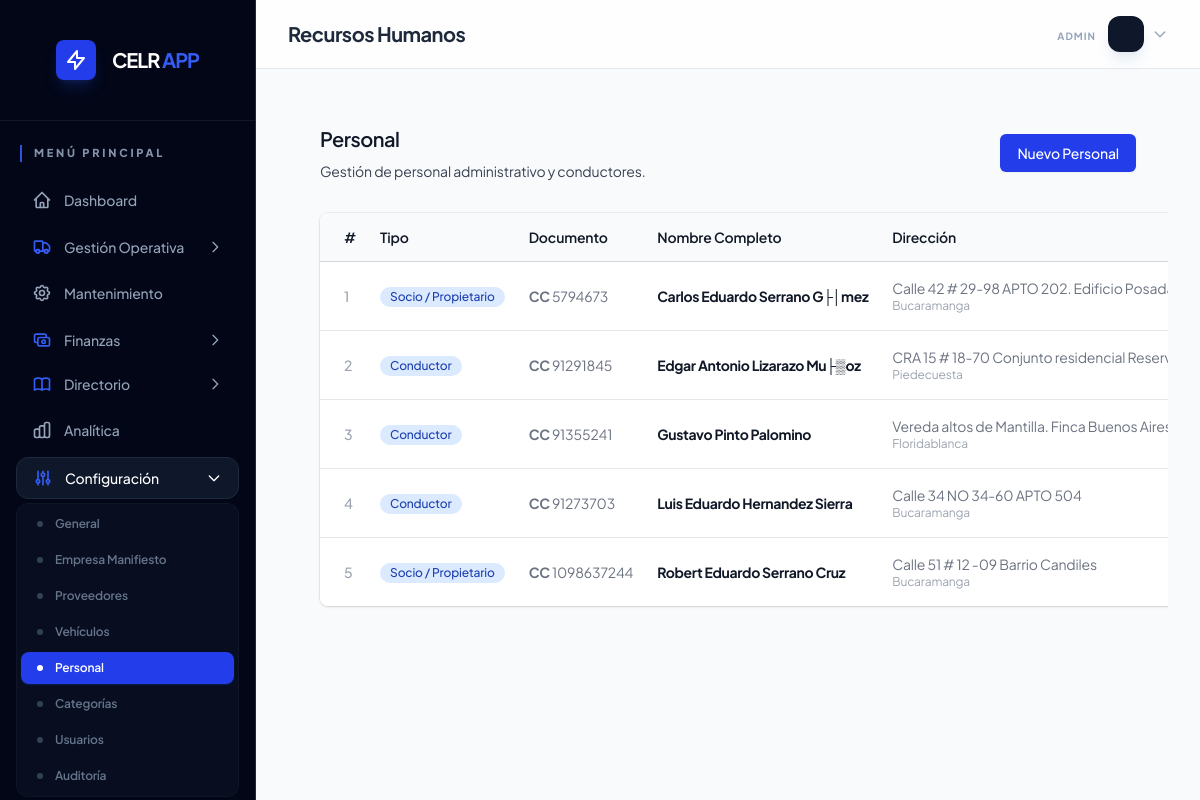
/personnel.php (signed in), run on the app's committed database.
### tables this page shows
CREATE TABLE `personnel` (
  `id` int(11) NOT NULL AUTO_INCREMENT,
  `firstname` varchar(255) DEFAULT NULL,
  `lastname` varchar(255) DEFAULT NULL,
  `document_number` varchar(50) DEFAULT NULL,
  `phone` varchar(50) DEFAULT NULL,
  `license_number` varchar(50) DEFAULT NULL,
  `active` tinyint(1) DEFAULT 1,
  `address` varchar(255) DEFAULT NULL,
  `country` varchar(100) DEFAULT 'Colombia',
  `city_residence` varchar(100) DEFAULT NULL,
  `dob` date DEFAULT NULL,
  `bank_account` varchar(100) DEFAULT NULL,
  `type` enum('Administrativo','Conductor','Socio / Propietario') DEFAULT 'Conductor',
  `document_type` enum('CC','CE','NIT','Pasaporte') DEFAULT 'CC',
  `city` varchar(100) DEFAULT NULL,
  `department` varchar(100) DEFAULT NULL,
  `gender` enum('Masculino','Femenino') DEFAULT 'Masculino',
  `license_category` varchar(10) DEFAULT NULL,
  `date_entry` date DEFAULT NULL,
  `date_exit` date DEFAULT NULL,
  `salary_basic` decimal(15,2) DEFAULT 0.00,
  `salary_variable` decimal(15,2) DEFAULT 0.00,
  `salary_internal` decimal(15,2) DEFAULT 0.00,
  `transport_assistance` decimal(15,2) DEFAULT 0.00,
  `license_expiry` date DEFAULT NULL,
  PRIMARY KEY (`id`),
  KEY `idx_personnel_active` (`active`,`type`)
);

### personnel.php (the view, shortened to what this page needs)
<?php
include 'includes/header.php';
$personnel = $pdo->query("SELECT * FROM personnel ORDER BY firstname ASC")->fetchAll();
?>
<div class="max-w-7xl mx-auto px-4 sm:px-6 lg:px-8 py-6">
    <div class="sm:flex sm:items-center">
        <div class="sm:flex-auto">
            <h1 class="text-xl font-semibold text-gray-900">Personal</h1>
            <p class="mt-2 text-sm text-gray-700">Gestión de personal administrativo y conductores.</p>
        </div>
        <div class="mt-4 sm:mt-0 sm:ml-16 sm:flex-none">
            <a href="personnel_form.php"
                class="inline-flex items-center justify-center rounded-md border border-transparent bg-brand-600 px-4 py-2 text-sm font-medium text-white shadow-sm hover:bg-brand-700 focus:outline-none focus:ring-2 focus:ring-brand-500 focus:ring-offset-2 sm:w-auto">Nuevo
                Personal</a>
        </div>
    </div>
    <div class="mt-8 flex flex-col">
        <div class="-my-2 -mx-4 overflow-x-auto sm:-mx-6 lg:-mx-8">
            <div class="inline-block min-w-full py-2 align-middle md:px-6 lg:px-8">
                <div class="overflow-hidden shadow ring-1 ring-black ring-opacity-5 md:rounded-lg">
                    <table class="min-w-full divide-y divide-gray-300">
                        <thead class="bg-gray-50">
                            <tr>
                                <th class="py-3.5 pl-4 pr-3 text-left text-sm font-semibold text-gray-900 sm:pl-6">#
                                </th>
                                <th class="py-3.5 px-3 text-left text-sm font-semibold text-gray-900">Tipo</th>
                                <th class="px-3 py-3.5 text-left text-sm font-semibold text-gray-900">Documento</th>
                                <th class="px-3 py-3.5 text-left text-sm font-semibold text-gray-900">Nombre Completo
                                </th>
                                <th class="px-3 py-3.5 text-left text-sm font-semibold text-gray-900">Dirección</th>
                            </tr>
                        </thead>
                        <tbody class="divide-y divide-gray-200 bg-white">
                            <?php $counter = 1;
                            foreach ($personnel as $p): ?>
                                <tr>
                                    <td class="whitespace-nowrap py-4 pl-4 pr-3 text-sm font-medium text-gray-400 sm:pl-6">
                                        <?php echo $counter++; ?>
                                    </td>
                                    <td class="whitespace-nowrap px-3 py-4 text-sm font-medium text-gray-900">
                                        <span
                                            class="inline-flex items-center px-2.5 py-0.5 rounded-full text-xs font-medium <?php echo $p['type'] === 'Administrativo' ? 'bg-purple-100 text-purple-800' : 'bg-blue-100 text-blue-800'; ?>">
                                            <?php echo ucfirst($p['type'] ?? 'Conductor'); ?>
                                        </span>
                                    </td>
                                    <td class="whitespace-nowrap px-3 py-4 text-sm text-gray-500">
                                        <span class="font-bold"><?php echo $p['document_type'] ?? 'CC'; ?></span>
                                        <?php echo htmlspecialchars($p['document_number']); ?>
                                    </td>
                                    <td class="whitespace-nowrap px-3 py-4 text-sm text-gray-900 font-bold">
                                        <?php echo htmlspecialchars($p['firstname'] . ' ' . ($p['lastname'] ?? '')); ?>
                                    </td>
                                    <td class="whitespace-nowrap px-3 py-4 text-sm text-gray-500">
                                        <?php echo htmlspecialchars($p['address'] ?? '-'); ?>
                                        <div class="text-xs text-gray-400"><?php echo htmlspecialchars($p['city'] ?? ''); ?>
                                        </div>
                                    </td>
                                </tr>
                            <?php endforeach; ?>
                        </tbody>
                    </table>
                </div>
            </div>
        </div>
    </div>
</div>
<?php include 'includes/footer.php'; ?>

### index.css (style rules this page uses)
:root { --brand-50: #eff6ff; --brand-100: #dbeafe; --brand-200: #bfdbfe; --brand-500: #3b82f6; --brand-600: #2563eb; --brand-700: #1d4ed8; --brand-800: #1e40af; --slate-50: #f8fafc; --slate-100: #f1f5f9; --slate-200: #e2e8f0; --slate-300: #cbd5e1; --slate-400: #94a3b8; --slate-500: #64748b; --slate-600: #475569; --slate-700: #334155; --slate-800: #1e293b; --slate-900: #0f172a; --slate-950: #020617; }
body { background-color: var(--slate-50); font-family: 'Plus Jakarta Sans', system-ui, -apple-system, sans-serif; color: var(--slate-800); -webkit-font-smoothing: antialiased; letter-spacing: -0.01em; }
h1, h2, h3, .font-bold { letter-spacing: -0.025em; }

### data on the page
personnel: type "Socio / Propietario", document_type "CC", document_number "5794673", firstname+lastname "Carlos Eduardo Serrano G├│mez", address "Calle 42 # 29-98 APTO 202. Edificio…", city "Bucaramanga"
personnel: type "Conductor", document_type "CC", document_number "91291845", firstname+lastname "Edgar Antonio Lizarazo Mu├▒oz", address "CRA 15 # 18-70 Conjunto residencial…", city "Piedecuesta"
personnel: type "Conductor", document_type "CC", document_number "91355241", firstname+lastname "Gustavo Pinto Palomino", address "Vereda altos de Mantilla. Finca Buenos…", city "Floridablanca"
personnel: type "Conductor", document_type "CC", document_number "91273703", firstname+lastname "Luis Eduardo Hernandez Sierra", address "Calle 34 NO 34-60 APTO 504", city "Bucaramanga"
personnel: type "Socio / Propietario", document_type "CC", document_number "1098637244", firstname+lastname "Robert Eduardo Serrano Cruz", address "Calle 51 # 12 -09 Barrio Candiles", city "Bucaramanga"

### other printed values
$item['name'] "Dashboard"
$item['name'] "Gestión Operativa"
$item['name'] "Mantenimiento"
$item['name'] "Finanzas"
$item['name'] "Directorio"
$item['name'] "Analítica"
$item['name'] "Configuración"
$child['name'] "General"
$child['name'] "Empresa Manifiesto"
$child['name'] "Proveedores"
$child['name'] "Vehículos"
$child['name'] "Personal"
$child['name'] "Categorías"
$child['name'] "Usuarios"
$child['name'] "Auditoría"
